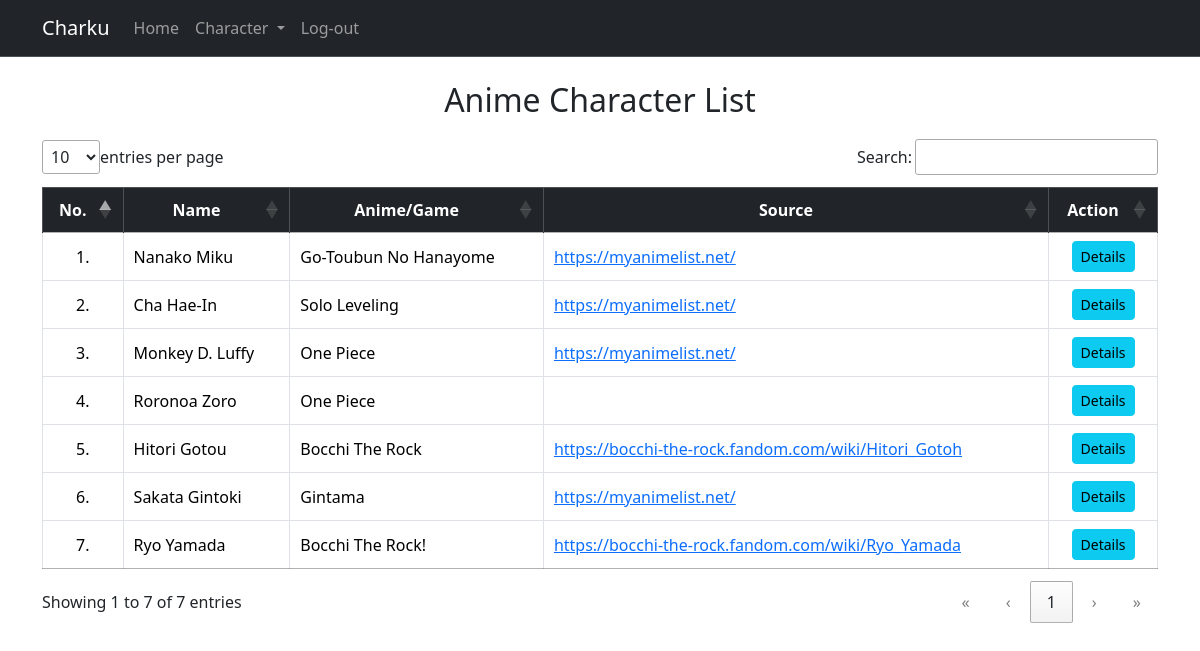
Screenshot of /anime_character.php (signed in) with the database file from the repository.
### tables this page shows
CREATE TABLE `karakter` (
  `id` int(11) NOT NULL,
  `nama` varchar(100) NOT NULL,
  `asal` varchar(255) NOT NULL,
  `link` varchar(100) DEFAULT NULL,
  `deskripsi` varchar(1000) NOT NULL,
  `foto` varchar(100) NOT NULL,
  `category_id` int(11) DEFAULT NULL
);

### Public/anime_character.php (the view, shortened to what this page needs)
<?php
include '../config/db.php';
$query = "SELECT karakter.*, categories.name AS kategori
          FROM karakter
          JOIN categories ON karakter.category_id = categories.id
          WHERE categories.name = 'Anime'";
$sql = mysqli_query($conn, $query);
$no = 1;
?>
<!DOCTYPE html>
<html lang="en">
<head>
    <link href="../css/bootstrap.min.css" rel="stylesheet">
    <link href="../DataTables/datatables.min.css" rel="stylesheet">
</head>
<body>
<?php include "../navbar/navbar.php" ?>
    <div class="container mt-4">
        <h2 class="text-center">Anime Character List</h2>
        <div class="table-responsive">
            <table id="charList" class="table align-middle table-bordered table-hover">
                <thead class="table-dark">
                    <tr>
                        <th><center>No.</center></th>
                        <th><center>Name</center></th>
                        <th><center>Anime/Game</center></th>
                        <th><center>Source</center></th>
                        <th><center>Action</center></th>
                    </tr>
                </thead>
                <tbody>
                    <?php while ($result = mysqli_fetch_assoc($sql)) { ?>
                        <tr>
                            <td><center><?php echo $no++; ?>.</center></td>
                            <td><?php echo htmlspecialchars($result['nama']); ?></td>
                            <td><?php echo htmlspecialchars($result['asal']); ?></td>
                            <td>
                                <?php
                                    $source = htmlspecialchars($result['link']);
                                    if (filter_var($source, FILTER_VALIDATE_URL)) {
                                        echo '<a href="' . $source . '" target="_blank">' . $source . '</a>';
                                    } else {
                                        echo $source;
                                    }
                                ?>
                            </td>
                            <td>
                                <div class="d-flex justify-content-center">
                                    <button type="button" class="btn btn-info btn-sm mx-1" data-bs-toggle="modal" data-bs-target="#detail<?php echo $result['id']; ?>">Details</button>
                                </div>
                            </td>
                        </tr>
                    <?php } ?>
                </tbody>
            </table>
        </div>
    </div>
</body>
</html>

### Navbar/navbar.php (shortened to what this page needs)
<nav class="navbar navbar-expand-lg bg-dark border-bottom border-body" data-bs-theme="dark">
    <div class="container">
        <a class="navbar-brand" href="index.php">Charku</a>
        <div class="collapse navbar-collapse" id="navbarNav">
            <ul class="navbar-nav">
                <li class="nav-item">
                    <a class="nav-link" href="index.php">Home</a>
                </li>
                <li class="nav-item dropdown">
                    <a class="nav-link dropdown-toggle" href="#" id="navbarDropdown" role="button" data-bs-toggle="dropdown">
                        Character
                    </a>
                </li>
                <li class="nav-item">
                <a class="nav-link" href="../Logout/logout.php">Log-out</a>
                </li>
            </ul>
        </div>
    </div>
</nav>

### rows the page displays
karakter: nama "Nanako Miku", asal "Go-Toubun No Hanayome", link "https://myanimelist.net/"
karakter: nama "Cha Hae-In", asal "Solo Leveling", link "https://myanimelist.net/"
karakter: nama "Monkey D. Luffy", asal "One Piece", link "https://myanimelist.net/"
karakter: nama "Roronoa Zoro", asal "One Piece"
karakter: nama "Hitori Gotou", asal "Bocchi The Rock", link "https://bocchi-the-rock.fandom.com/wiki/Hitori_Gotoh"
karakter: nama "Sakata Gintoki", asal "Gintama", link "https://myanimelist.net/"
karakter: nama "Ryo Yamada", asal "Bocchi The Rock!", link "https://bocchi-the-rock.fandom.com/wiki/Ryo_Yamada"
